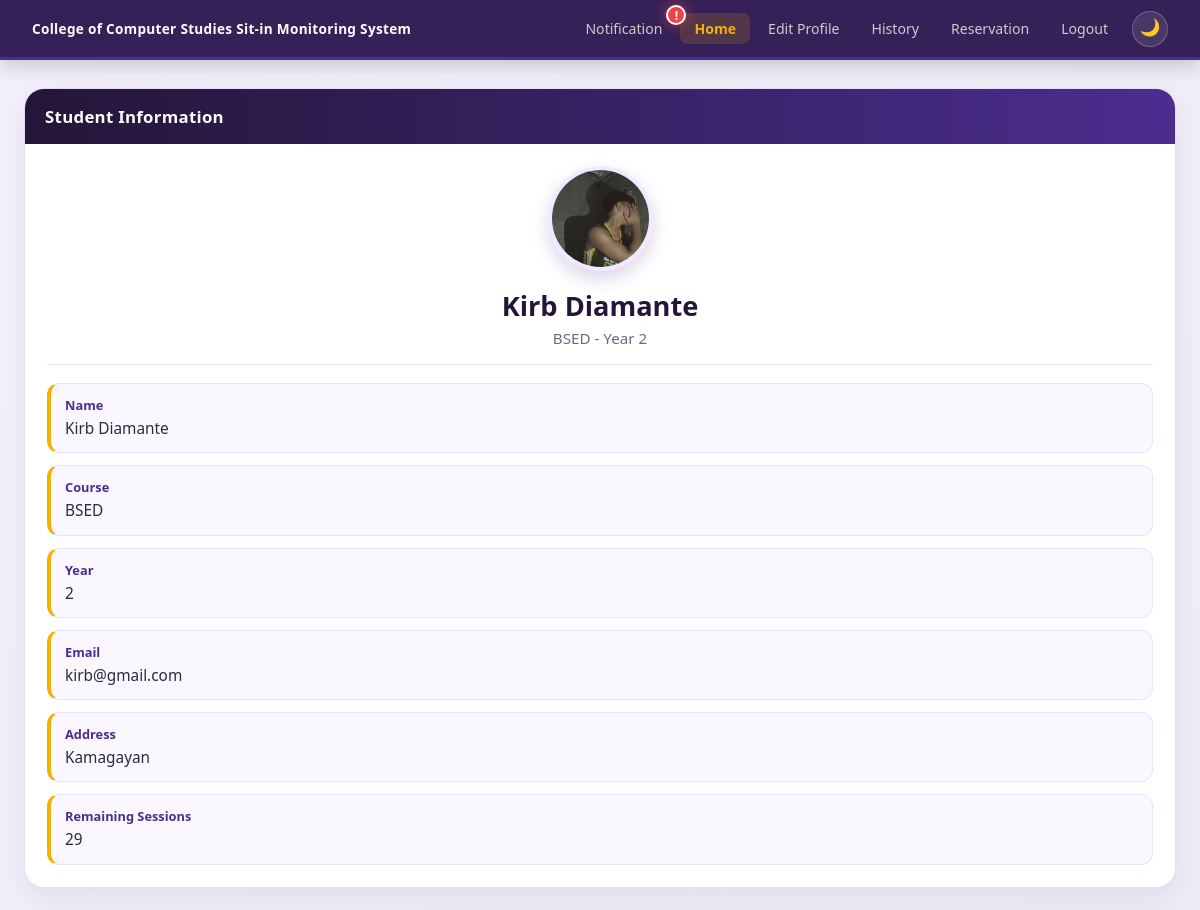
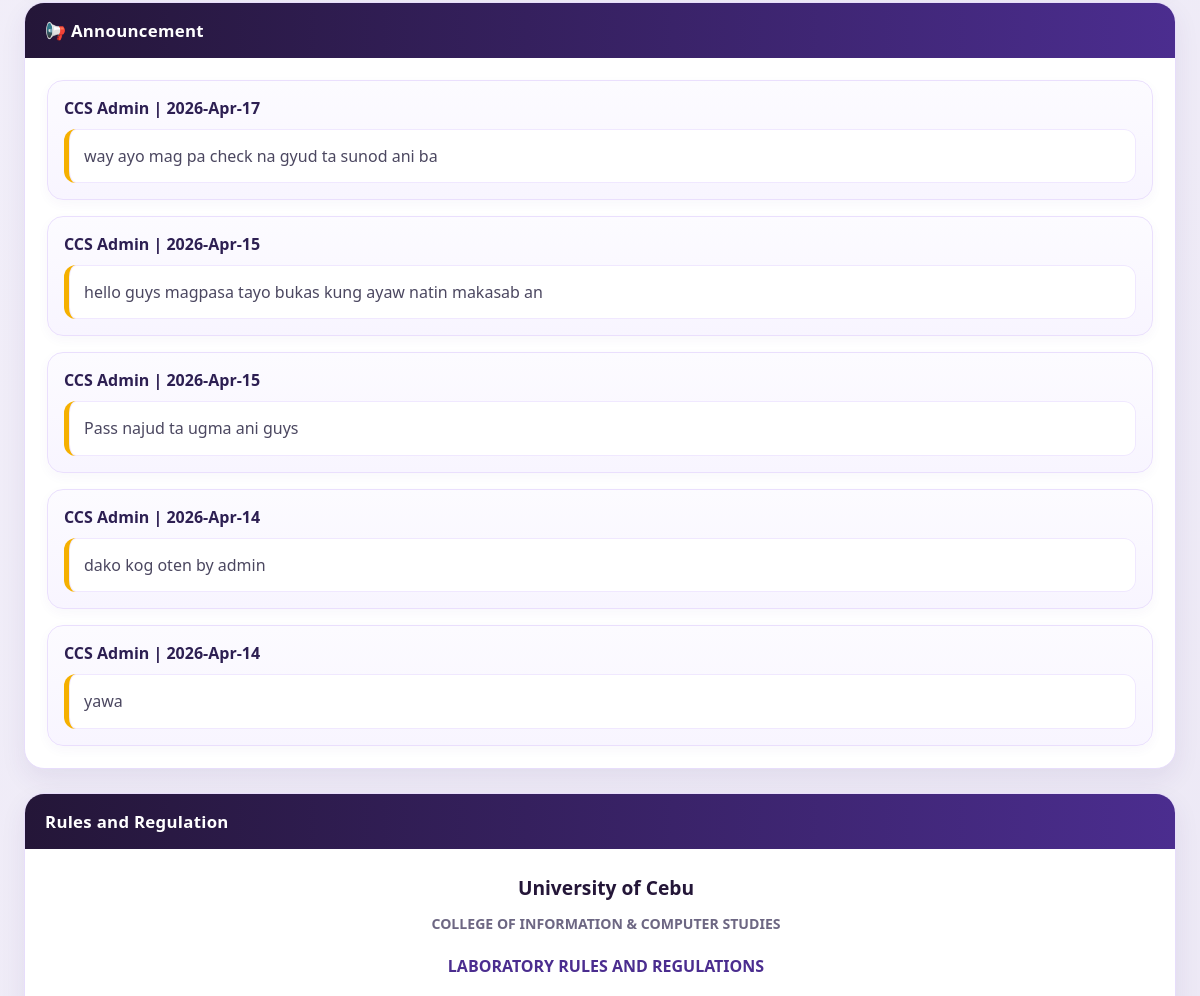
/dashboard (signed in, upper part), run on an earlier commit of the app's database (2 pictures, top to bottom).
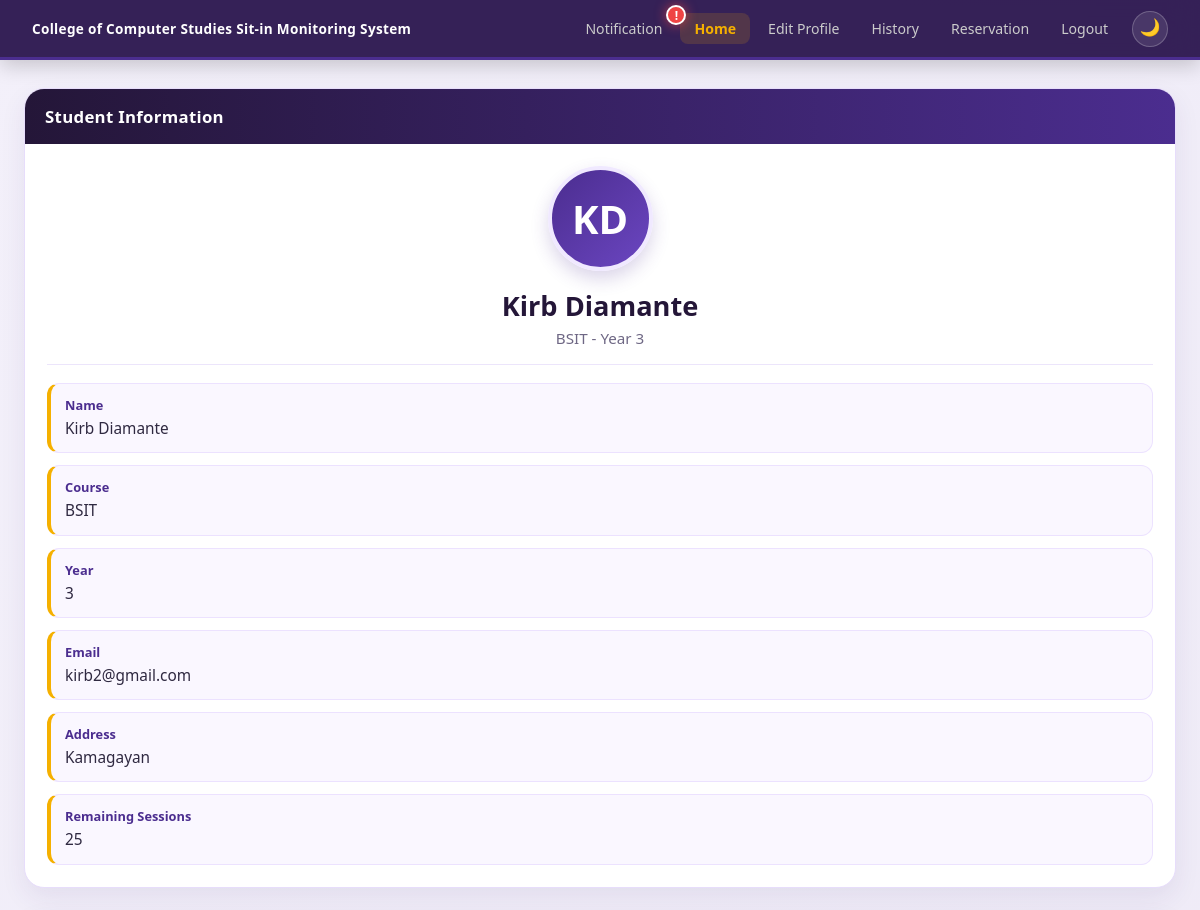
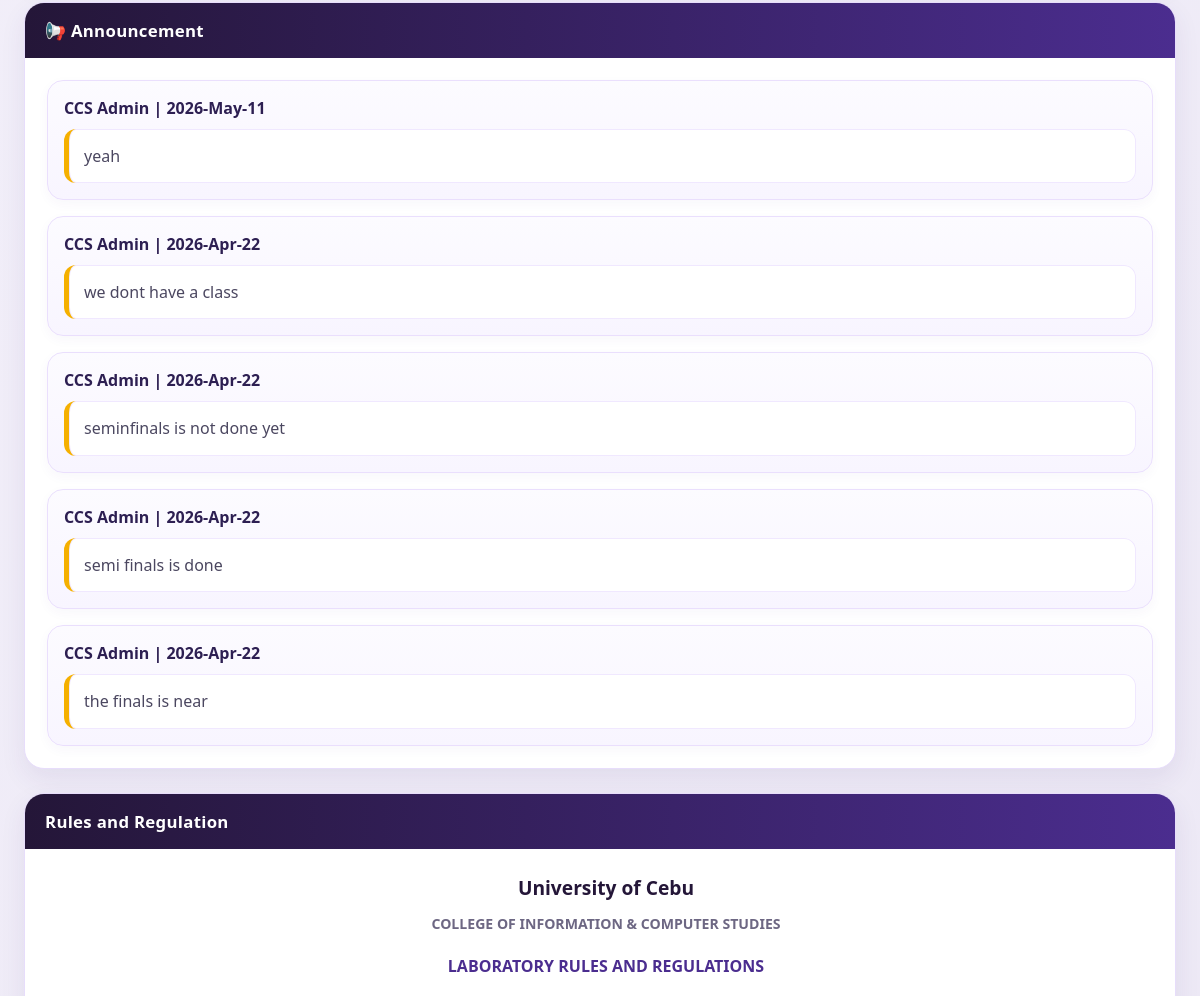
And on a later commit of the database (2 pictures, top to bottom).
### app.py (models this page shows)
class Student(db.Model):
    id = db.Column(db.Integer, primary_key=True)
    id_number = db.Column(db.String(50), unique=True, nullable=False)
    last_name = db.Column(db.String(100))
    first_name = db.Column(db.String(100))
    middle_name = db.Column(db.String(100))
    course = db.Column(db.String(50))
    course_level = db.Column(db.String(10))
    email = db.Column(db.String(120), unique=True)
    password = db.Column(db.String(200))
    address = db.Column(db.String(200))
    profile_pic = db.Column(db.String(200), default='default.png')
    remaining_sessions = db.Column(db.Integer, default=30)
    leaderboard_points = db.Column(db.Integer, default=0)
    raw_points = db.Column(db.Float, default=0)
    cleanliness_points = db.Column(db.Integer, default=0)
    hours_points = db.Column(db.Integer, default=0)
    task_points = db.Column(db.Integer, default=0)
    total_hours = db.Column(db.Float, default=0)

class Announcement(db.Model):
    id = db.Column(db.Integer, primary_key=True)
    author = db.Column(db.String(100), default='CCS Admin')
    content = db.Column(db.Text, nullable=False)
    created_at = db.Column(db.String(50))

### app.py (the view)
@app.route('/dashboard')
def dashboard():
    if 'student_id' not in session:
        return redirect(url_for('login'))
    student = Student.query.get_or_404(
        session['student_id']
    )
    announcements, notif_reservations, feedback_notifications = \
        get_student_notification_data(student)
    return render_template(
        'dashboard.html',
        student=student,
        announcements=announcements,
        notif_reservations=notif_reservations,
        feedback_notifications=feedback_notifications
    )

### templates/dashboard.html (shortened to what the changed rows need)
<!DOCTYPE html>
<html lang="en">
<head>
    <link rel="stylesheet" href="{{ url_for('static', filename='style.css') }}">
</head>
<body class="dashboard-page">
<div class="dashboard-wrapper">
    <div class="dashboard-container">
        <div class="dash-card">
            <div class="dash-card-body">
                <div class="student-avatar-wrap">
                    {% if student.profile_pic and student.profile_pic != 'default.png' %}
                        <img
                            src="{{ url_for('static', filename='uploads/' + student.profile_pic) }}"
                            alt="Profile Picture"
                            class="student-avatar-img"
                        >
                    {% else %}
                        <div class="student-avatar">
                            {{ student.first_name[0] }}{{ student.last_name[0] }}
                        </div>
                    {% endif %}
                </div>
                <div class="student-name-block">
                    <h3>{{ student.first_name }} {{ student.last_name }}</h3>
                    <p>{{ student.course }} - Year {{ student.course_level }}</p>
                </div>
                <div class="student-details">
                    <div class="info-item">
                        <span class="info-label">Name</span>
                        <span class="info-value">
                            {{ student.first_name }} {{ student.middle_name }} {{ student.last_name }}
                        </span>
                    </div>
                    <div class="info-item">
                        <span class="info-label">Course</span>
                        <span class="info-value">{{ student.course }}</span>
                    </div>
                    <div class="info-item">
                        <span class="info-label">Year</span>
                        <span class="info-value">{{ student.course_level }}</span>
                    </div>
                    <div class="info-item">
                        <span class="info-label">Email</span>
                        <span class="info-value">{{ student.email }}</span>
                    </div>
                    <div class="info-item">
                        <span class="info-label">Address</span>
                        <span class="info-value">{{ student.address if student.address else 'Not set' }}</span>
                    </div>
                    <div class="info-item">
                        <span class="info-label">Remaining Sessions</span>
                        <span class="info-value">{{ student.remaining_sessions }}</span>
                    </div>
                </div>
            </div>
        </div>
        <div class="dash-card announcement-card">
            <div class="dash-card-body">
                {% for announcement in announcements %}
                    <div class="announcement-item">
                        <div class="announcement-meta">
                            {{ announcement.author }} | {{ announcement.created_at }}
                        </div>
                        <div class="announcement-box">
                            {{ announcement.content }}
                        </div>
                    </div>
                {% else %}
                    <div class="announcement-item">
                        <div class="announcement-box empty-box">No announcements yet.</div>
                    </div>
                {% endfor %}
            </div>
        </div>
    </div>
</div>
</body>
</html>

What changed in the data, as far as the page shows it:
no longer on this page (row edited): Announcement: author "CCS Admin", created_at "2026-Apr-14", content "dako kog oten by admin"
no longer on this page (row edited): Announcement: author "CCS Admin", created_at "2026-Apr-14", content "yawa"
changed Student "Kirb": first_name (not shown) → "K"; last_name (not shown) → "D"; course "BSED" → "BSIT"; course_level "2" → "3"; email "kirb@gmail.com" → "kirb2@gmail.com"; remaining_sessions "29" → "25"; profile_pic: picture removed
added Announcement: author "CCS Admin", created_at "2026-May-11", content "yeah"
added Announcement: author "CCS Admin", created_at "2026-Apr-22", content "we dont have a class"
changed Announcement: created_at "2026-Apr-17" → "2026-Apr-22"; content "way ayo mag pa check na gyud ta sunod ani ba" → "seminfinals is not done yet"
changed Announcement: created_at "2026-Apr-15" → "2026-Apr-22"; content "hello guys magpasa tayo bukas kung ayaw natin makasab an" → "semi finals is done"
changed Announcement: created_at "2026-Apr-15" → "2026-Apr-22"; content "Pass najud ta ugma ani guys" → "the finals is near"
